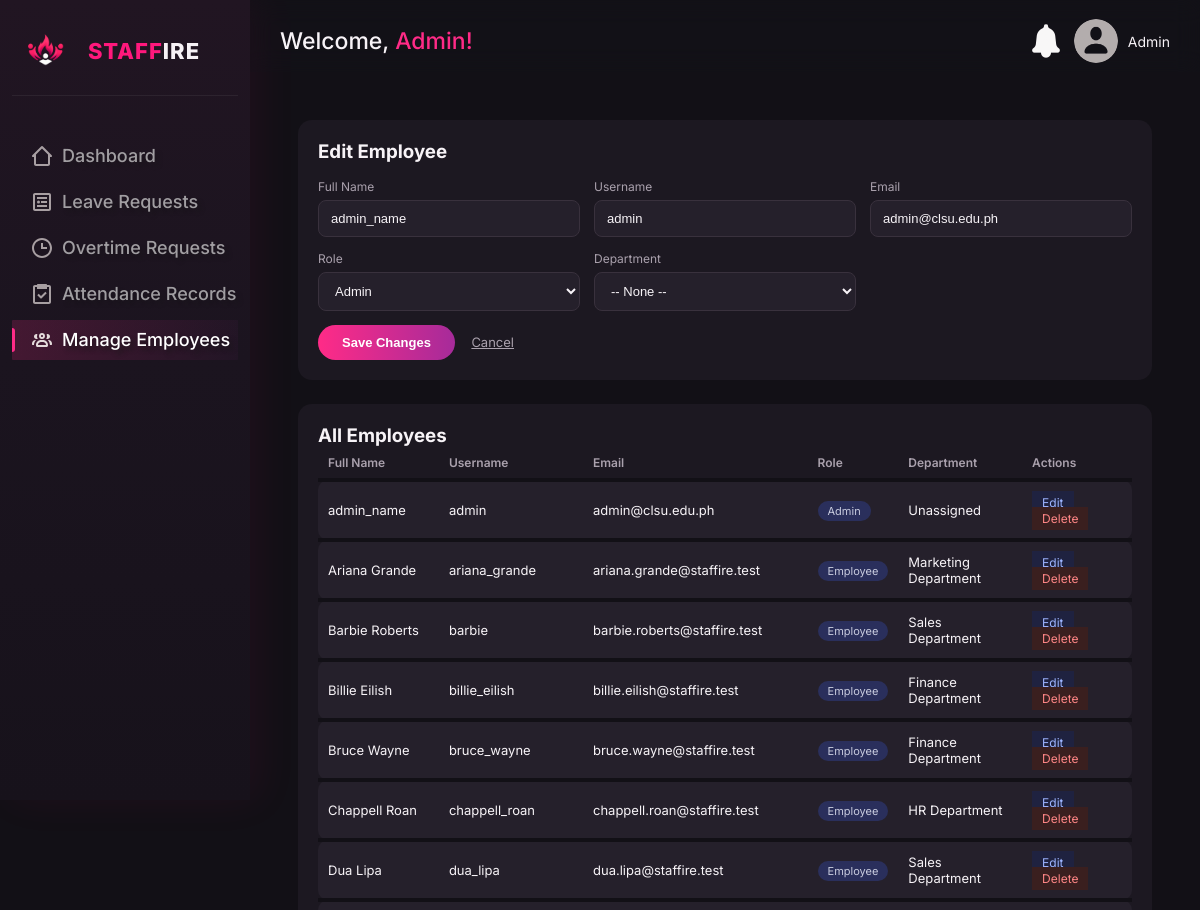
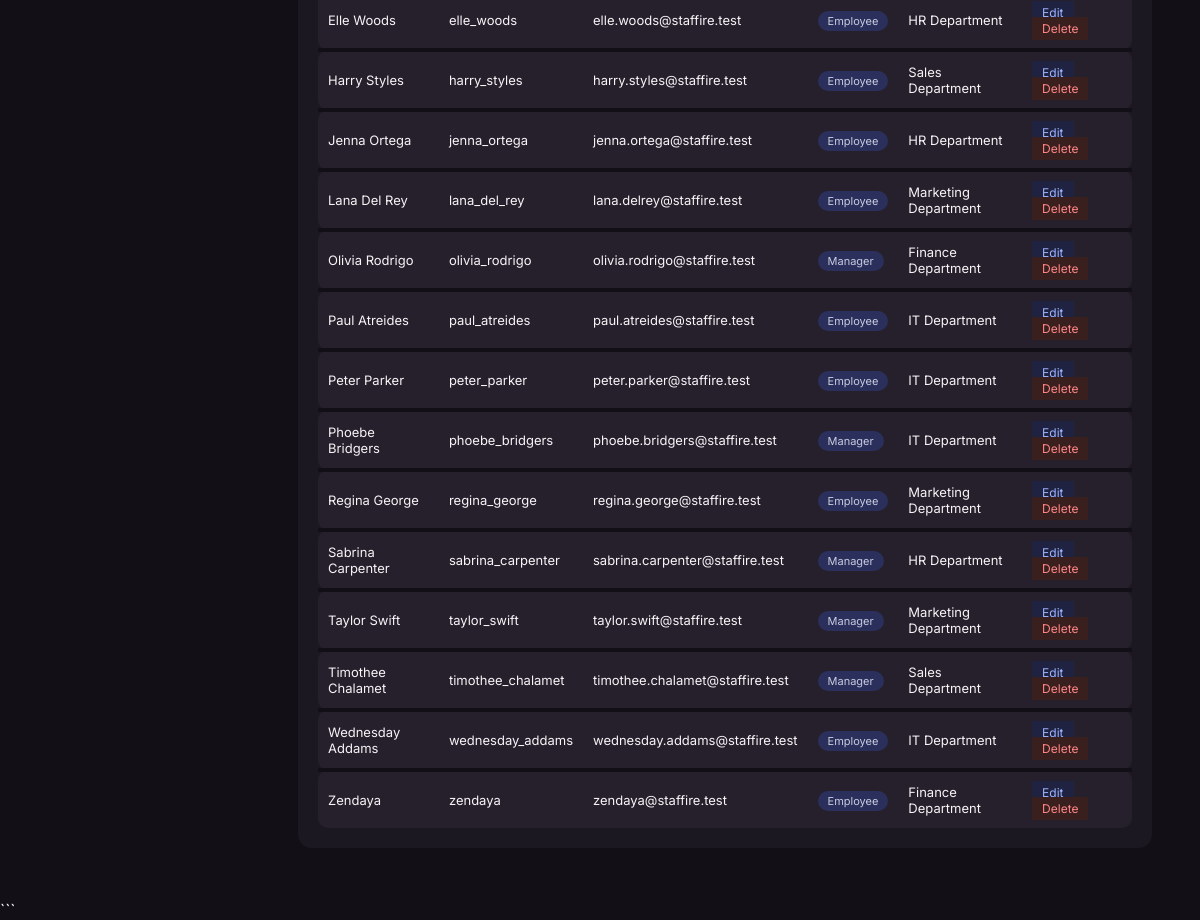
Page /pages/manageEmployees.php?edit=1 (signed in) on the committed database (2 pictures, top to bottom).
### tables this page shows
CREATE TABLE IF NOT EXISTS users (
    id INT PRIMARY KEY AUTO_INCREMENT,
    username VARCHAR(50) UNIQUE NOT NULL,
    password VARCHAR(255) NOT NULL, 
    full_name VARCHAR(255) NOT NULL,
    email VARCHAR(100) UNIQUE NOT NULL,
    role ENUM('admin','manager','employee') NOT NULL,
    created_at TIMESTAMP DEFAULT CURRENT_TIMESTAMP
);

CREATE TABLE IF NOT EXISTS departments (
    id INT PRIMARY KEY AUTO_INCREMENT,
    name VARCHAR(100) NOT NULL
);

### process/access_control.php (called while the page is built, shortened)
<?php
function getUsername(): ?string {
    return $_SESSION["username"] ?? null;
}
function isRole($role)
{
    return isset($_SESSION["role"])
        && $_SESSION["role"] === $role;
}
?>

### classes/User.php (called while the page is built, shortened)
<?php
class User
{
    private $connection;
    public function __construct($connection)
    {
        $this->connection = $connection;
    }
    public function find($id)
    {
        $query = "SELECT * FROM users WHERE id = ?";
        $stmt = $this->connection->prepare($query);
        $stmt->bind_param("i", $id);
        $stmt->execute();
        $result = $stmt->get_result();
        return $result->fetch_assoc();
    }
    public function allWithDepartment()
    {
        $query = "SELECT u.id, u.full_name, u.username, u.email, u.role,
                         u.department_id, d.name AS department
                  FROM users u
                  LEFT JOIN departments d ON u.department_id = d.id
                  ORDER BY u.full_name ASC";
        return $this->connection->query($query);
    }
}

### pages/manageEmployees.php (the view, shortened to what this page needs)
<?php
require_once __DIR__ . '/../classes/User.php';
$database = new Database();
$connection = $database->getConnection();
$userRepository = new User($connection);
require_once __DIR__ . '/../process/access_control.php';
$editing = null;
if (isset($_GET['edit'])) {
    $id = (int) $_GET['edit'];
    $editing = $userRepository->find($id);
}
$employees = $userRepository->allWithDepartment();
$current_page = basename($_SERVER['PHP_SELF']);
$username = getUsername();
?>
<!DOCTYPE html>
<html lang="en">
<head>
    <link rel="stylesheet" href="../assets/css/adminDashboard.css">
    <link rel="stylesheet" href="../assets/css/manageEmp.css">
</head>
<body>
    <sidebar class="sidebar">
        <div class="sidebar-brand">
            <div>
                <img src="../assets/img/staffire-logo.png" class="staffire-icon" alt="staffire-icon">
            </div>
            <div>
                <a href="dashboard.php"><span>STAFF</span>IRE</a>
            </div>
        </div>
        <nav>
                <a href="dashboard.php" class="<?= $current_page === 'dashboard.php' ? 'active' : '' ?>"><svg xmlns="http://www.w3.org/2000/svg"
                    fill="#e3dada" viewBox="0 0 24 24">
                    <path d="M3 13h1v7c0 1.1.9 2 2 2h12c1.1 0 2-.9 2-2v-7h1c.4 0 .77-.24.92-.62.15-.37.07-.8-.22-1.09l-8.99-9a.996.996 0 0 0-1.41 0l-9.01 9c-.29.29-.37.72-.22 1.09s.52.62.92.62Zm9-8.59 6 6V20H6v-9.59z"></path>
                </svg>Dashboard</a>
                <?php if (isRole("admin") || isRole("manager")): ?>
                    <a href="../pages/leaveRequests.php" class="<?= $current_page === 'leaveRequests.php' ? 'active' : '' ?>"><svg xmlns="http://www.w3.org/2000/svg" width="256" height="256"
                            fill="#e3dada" viewBox="0 0 24 24">
                            <path d="M19 3H5c-1.1 0-2 .9-2 2v14c0 1.1.9 2 2 2h14c1.1 0 2-.9 2-2V5c0-1.1-.9-2-2-2M5 19V5h14v14z"></path>
                            <path d="M8.5 10.5a1.5 1.5 0 1 0 0 3 1.5 1.5 0 1 0 0-3m2.5.5h6v2h-6zM7 7h10v2H7zm0 8h10v2H7z"></path>
                        </svg>Leave Requests</a>
                <?php endif; ?>
                <?php if (isRole("admin") || isRole("manager")): ?>
                    <a href="overtimeRequests.php" class="<?= $current_page === 'overtimeRequests.php' ? 'active' : '' ?>"><svg xmlns="http://www.w3.org/2000/svg" width="256" height="256"
                            fill="#e3dada" viewBox="0 0 24 24">
                            <path d="M12 2C6.58 2 2 6.58 2 12s4.58 10 10 10 10-4.58 10-10S17.42 2 12 2m0 18c-4.34 0-8-3.66-8-8s3.66-8 8-8 8 3.66 8 8-3.66 8-8 8"></path>
                            <path d="M13 7h-2v6h6v-2h-4z"></path>
                        </svg>Overtime Requests</a>
                <?php endif; ?>
                <?php if (isRole("admin") || isRole("manager")): ?>
                    <a href="attendanceRecords.php" class="<?= $current_page === 'attendanceRecords.php' ? 'active' : '' ?>"> Attendance Records</a>
                <?php endif; ?>
                <?php if (isRole("admin")): ?>
                    <a href="manageEmployees.php" class="<?= $current_page === 'manageEmployees.php' ? 'active' : '' ?>">Manage Employees</a>
                <?php endif; ?>
        </nav>
    </sidebar>
    <main class="main-cont">
        <header class="top-header">
            <div class="header-items">
                <div>
                    <h1>
                        Welcome,
                        <span>
                            <?php echo htmlspecialchars(ucfirst($username)) ?>!
                        </span>
                    </h1>
                </div>
                <div class="header-items-right">
                    <div class="notifbell-wrap">
                        <img
                            src="../assets/img/notifbell-icon.png"
                            class="notifbell-icon"
                            alt=""
                            onclick="showNotifs()">
                    </div>
                    <div class="user">
                        <div
                            class="pfp"
                            onclick="showMenu()">
                        </div>
                        <p>
                            <?php echo htmlspecialchars(ucfirst($username)) ?>
                        </p>
                    </div>
                </div>
            </div>
        </header>
        <div class="form-card">
            <h3 style="margin-bottom:16px;">
                <?= $editing ? 'Edit Employee' : 'Add New Employee' ?>
            </h3>
            <form
                method="POST"
                action="<?= $editing ? '../process/editEmp-process.php' : '../process/addEmp-process.php' ?>">
                <div class="form-grid">
                    <div>
                        <label>
                            Full Name
                        </label>
                        <input
                            type="text"
                            name="full_name"
                            required
                            value="<?= htmlspecialchars($editing['full_name'] ?? '') ?>">
                    </div>
                    <div>
                        <label>
                            Username
                        </label>
                        <input
                            type="text"
                            name="username"
                            required
                            value="<?= htmlspecialchars($editing['username'] ?? '') ?>">
                    </div>
                    <div>
                        <label>
                            Email
                        </label>
                        <input
                            type="email"
                            name="email"
                            required
                            value="<?= htmlspecialchars($editing['email'] ?? '') ?>">
                    </div>
                    <div>
                        <label>
                            Role
                        </label>
                        <select name="role">
                            <?php foreach (['employee', 'manager', 'admin'] as $r): ?>
                                <option
                                    value="<?= $r ?>"
                                    <?= (($editing['role'] ?? 'employee') === $r) ? 'selected' : '' ?>>
                                    <?= ucfirst($r) ?>
                                </option>
                            <?php endforeach; ?>
                        </select>
                    </div>
                    <div>
                        <label>
                            Department
                        </label>
                        <select name="department_id">
                            <option value="">
                                -- None --
                            </option>
                        </select>
                    </div>
                </div>
                <button
                    type="submit"
                    class="submit-btn">
                    <?= $editing ? 'Save Changes' : 'Add Employee' ?>
                </button>
                <?php if ($editing): ?>
                    <a
                        href="../pages/manageEmployees.php"
                        class="cancel-link">
                        Cancel
                    </a>
                <?php endif; ?>
            </form>
        </div>
        <div class="emp-table-wrap">
            <h3>
                All Employees
            </h3>
            <table>
                <thead>
                    <tr>
                        <th>
                            Full Name
                        </th>
                        <th>
                            Username
                        </th>
                        <th>
                            Email
                        </th>
                        <th>
                            Role
                        </th>
                        <th>
                            Department
                        </th>
                        <th>
                            Actions
                        </th>
                    </tr>
                </thead>
                <tbody>
                    <?php while ($emp = $employees->fetch_assoc()): ?>
                        <tr>
                            <td>
                                <?= htmlspecialchars($emp['full_name']) ?>
                            </td>
                            <td>
                                <?= htmlspecialchars($emp['username']) ?>
                            </td>
                            <td>
                                <?= htmlspecialchars($emp['email']) ?>
                            </td>
                            <td>
                                <span class="role-badge">
                                    <?= htmlspecialchars(ucfirst($emp['role'])) ?>
                                </span>
                            </td>
                            <td>
                                <?= htmlspecialchars($emp['department'] ?? 'Unassigned') ?>
                            </td>
                            <td>
                                <a
                                    href="../pages/manageEmployees.php?edit=<?= $emp['id'] ?>"
                                    class="action-link">
                                    Edit
                                </a>
                                <a
                                    href="../process/deleteEmp-process.php?id=<?= $emp['id'] ?>"
                                    class="action-link delete"
                                    onclick="return confirm('Delete this user? This cannot be undone.');">
                                    Delete
                                </a>
                            </td>
                        </tr>
                    <?php endwhile; ?>
                </tbody>
            </table>
        </div>
    </main>
</body>
</html>

### assets/css/adminDashboard.css (style rules this page uses)
:root { --bg: #121016; --panel: #1c1821; --panel-row: #25202b; --pink: #ff2b87; --purple: #a62b9a; --grad: linear-gradient( 90deg, var(--pink) 0%, var(--purple) 100% ); --text: #f7f3f7; --muted: #aaa1ad; --border: #39313d; --radius-lg: 18px; --radius-md: 14px; --gap: 20px; }
* { box-sizing: border-box; margin: 0; padding: 0; }
html { scroll-behavior: smooth; }
body { min-width: 320px; background: var(--bg); color: var(--text); font-family: Inter; }
.main-cont { width: calc(100% - 250px); max-width: 1600px; margin-left: 250px; padding: calc(72px + clamp(20px, 2vw, 28px)) clamp(20px, 2vw, 28px) 28px; }
.sidebar { position: fixed; top: 0; left: 0; width: 250px; height: 100vh; display: flex; flex-direction: column; align-items: stretch; justify-content: flex-start; background: linear-gradient( 180deg, #211522 0%, #1b141f 45%, #17121b 100% ); box-shadow: 10px 0 40px rgba(255, 24, 124, 0.06); padding: 28px 12px; z-index: 100; }
.sidebar-brand { display: grid; grid-template-columns: 36px 1fr; gap: 2px; place-items: center; font-size: 22px; font-weight: 800; letter-spacing: 1px; color: #f7f2f6; padding: 4px 16px; border-bottom: 1px solid rgba(255,255,255,.06); padding-bottom: 24px; }
.sidebar img { width: 100%; height: auto; }
.sidebar-brand span { color: #ff187c; }
.sidebar-brand a { color: #f7f2f6; text-decoration: none; }
nav { display: flex; flex-direction: column; flex-wrap: nowrap; gap: 6px; width: 100%; margin-top: 40px; }
nav a { position: relative; display: flex; align-items: center; gap: 8px; color: #d9d9d9; opacity: 0.7; padding: 8px clamp(10px, 1.5vw, 20px); font-size: clamp(14px, 2.5vw, 18px); font-weight: 500; border: none; border-radius: 1px; white-space: nowrap; text-decoration: none; text-shadow: 4px 4px 4px rgba(22, 22, 22, 0.6); cursor: pointer; transition: background 0.25s ease, color 0.25s ease, opacity 0.25s ease, transform 0.25s ease; }
nav a svg { width: 24px; height: 24px; flex-shrink: 0; display: block; }
nav a::before { content: ""; position: absolute; left: 0; top: 20%; width: 3px; height: 60%; background: var(--pink); border-radius: 0 4px 4px 0; opacity: 0; transition: all 0.25s ease; }
nav a.active { opacity: 1; color: #fff; background: linear-gradient(90deg, rgba(255, 43, 135, 0.18), rgba(166, 43, 154, 0.05)); }
nav a:hover::before, nav a.active::before { opacity: 1; }
.pfp { width: 44px; height: 44px; flex-shrink: 0; background-image: url(../img/profile-icon.png); background-repeat: no-repeat; background-size: cover; background-position: center; border-radius: 50%; cursor: pointer; }
.user { display: flex; align-items: center; gap: 10px }
.user p { color: var(--text); font-size: 14px; }
.notifbell-icon { cursor: pointer; width: auto; height: 40px; }
.top-header { position: fixed; top: 0; left: 250px; width: calc(100% - 250px); height: 72px; display: flex; align-items: center; background: rgba(28, 24, 33, 0.12); backdrop-filter: blur(12px); padding: 1px 30px; z-index: 200; }
.header-items { width: 100%; display: flex; align-items: center; padding-top: 10px; justify-content: space-between; gap: 20px; }
.header-items h1 { font-size: clamp(18px, 2.5vw, 23px); font-weight: 500; }
.header-items h1 span { color: var(--pink); }
.header-items-right { flex-shrink: 1; display: flex; flex-direction: row; align-items: center; gap: 8px; }
.notifbell-wrap { position: relative; display: flex; align-items: center; }
table { width: 100%; min-width: 650px; border-collapse: collapse; }
thead th, tbody tr td { padding: clamp(6px, 1.5vw, 12px) clamp(6px, 1vw, 10px); font-size: clamp(11px, 1.3vw, 13px); }
table { width: 100%; border-collapse: collapse; }
thead th { text-align: left; font-size: 12px; color: var(--muted); font-weight: 600; padding: 8px 10px; }
tbody tr { background: var(--panel-row); }
tbody tr td { padding: 12px 10px; font-size: 13px; }
tbody tr td:first-child { border-top-left-radius: 10px; border-bottom-left-radius: 10px; }
tbody tr td:last-child { border-top-right-radius: 10px; border-bottom-right-radius: 10px; }
tbody tr + tr td { padding-top: 12px; }
tbody tr { margin-bottom: 8px; }
tbody tr td { border-top: 4px solid var(--bg); }

### rows in the picture
users: full_name "admin_name", username "admin", email "admin@clsu.edu.ph", role "Admin", department "Unassigned"
users: full_name "Ariana Grande", username "ariana_grande", email "ariana.grande@staffire.test", role "Employee", department.name "Marketing Department"
users: full_name "Barbie Roberts", username "barbie", email "barbie.roberts@staffire.test", role "Employee", department.name "Sales Department"
users: full_name "Billie Eilish", username "billie_eilish", email "billie.eilish@staffire.test", role "Employee", department.name "Finance Department"
users: full_name "Bruce Wayne", username "bruce_wayne", email "bruce.wayne@staffire.test", role "Employee", department.name "Finance Department"
users: full_name "Chappell Roan", username "chappell_roan", email "chappell.roan@staffire.test", role "Employee", department.name "HR Department"
users: full_name "Dua Lipa", username "dua_lipa", email "dua.lipa@staffire.test", role "Employee", department.name "Sales Department"
users: full_name "Elle Woods", username "elle_woods", email "elle.woods@staffire.test", role "Employee", department.name "HR Department"
users: full_name "Harry Styles", username "harry_styles", email "harry.styles@staffire.test", role "Employee", department.name "Sales Department"
users: full_name "Jenna Ortega", username "jenna_ortega", email "jenna.ortega@staffire.test", role "Employee", department.name "HR Department"
users: full_name "Lana Del Rey", username "lana_del_rey", email "lana.delrey@staffire.test", role "Employee", department.name "Marketing Department"
users: full_name "Olivia Rodrigo", username "olivia_rodrigo", email "olivia.rodrigo@staffire.test", role "Manager", department.name "Finance Department"
users: full_name "Paul Atreides", username "paul_atreides", email "paul.atreides@staffire.test", role "Employee", department.name "IT Department"
users: full_name "Peter Parker", username "peter_parker", email "peter.parker@staffire.test", role "Employee", department.name "IT Department"
users: full_name "Phoebe Bridgers", username "phoebe_bridgers", email "phoebe.bridgers@staffire.test", role "Manager", department.name "IT Department"
users: full_name "Regina George", username "regina_george", email "regina.george@staffire.test", role "Employee", department.name "Marketing Department"
users: full_name "Sabrina Carpenter", username "sabrina_carpenter", email "sabrina.carpenter@staffire.test", role "Manager", department.name "HR Department"
users: full_name "Taylor Swift", username "taylor_swift", email "taylor.swift@staffire.test", role "Manager", department.name "Marketing Department"
users: full_name "Timothee Chalamet", username "timothee_chalamet", email "timothee.chalamet@staffire.test", role "Manager", department.name "Sales Department"
users: full_name "Wednesday Addams", username "wednesday_addams", email "wednesday.addams@staffire.test", role "Employee", department.name "IT Department"
users: full_name "Zendaya", username "zendaya", email "zendaya@staffire.test", role "Employee", department.name "Finance Department"

### other values in the picture
$username "Admin"
